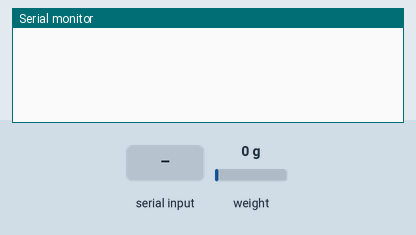
The sketch below on a simulated ESP8266 (NodeMCU). Shown: the last lines printed to the serial monitor. The inputs (shaded band) are chosen by the test bench; at power-on: weight on the scale 0 g.

Above: at 3.6 s.
3.7 s: "T\n" received over Serial
At 3.83 s:
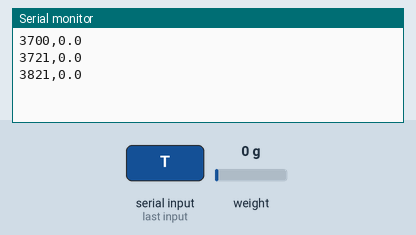
5.2 s: weight on the scale set to 100 g
At 5.23 s:
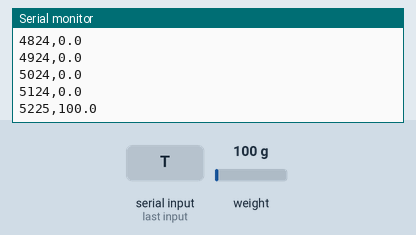
6.7 s: weight on the scale set to 1250 g
At 6.73 s:
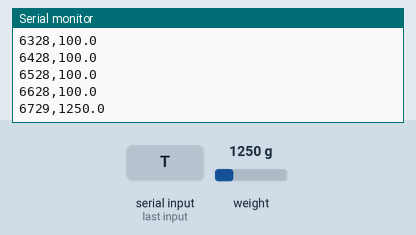
Timing chart, 0 to 9.7 s (numbered marks = the images above; inputs shaded):
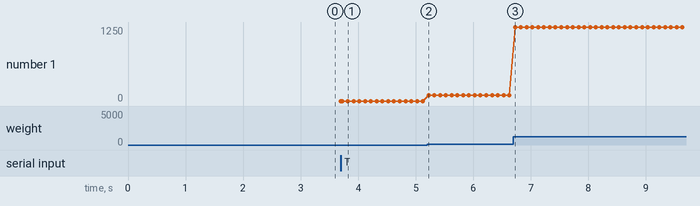

The sketch:

Uroflowmeter_code_for_GUI.ino
```cpp
#include <HX711_ADC.h>
#if defined(ESP8266) || defined(ESP32) || defined(AVR)
  #include <EEPROM.h>
#endif

const int HX711_dout = 2;
const int HX711_sck  = 3;

HX711_ADC LoadCell(HX711_dout, HX711_sck);

const float calibrationValue = 600.59;

boolean tareDone   = false;
boolean measuring  = false;
float   prevVolume = 0;

void setup() {
  Serial.begin(9600);
  delay(10);

  LoadCell.begin();

  unsigned long stabilizingtime = 2000;
  boolean _tare = false;
  LoadCell.start(stabilizingtime, _tare);

  if (LoadCell.getTareTimeoutFlag()) {
    while (1) { Serial.println("0.0"); delay(500); }
  }

  LoadCell.setCalFactor(calibrationValue);
}

void loop() {

  static boolean newDataReady = false;
  if (LoadCell.update()) newDataReady = true;

  if (Serial.available() > 0 && !tareDone) {
    String incoming = Serial.readStringUntil('\n');
    incoming.trim();
    if (incoming.length() > 0 && incoming[0] == 'T') {
      LoadCell.tareNoDelay();
      tareDone = true;
    }
  }

  if (tareDone && !measuring && LoadCell.getTareStatus()) {
    measuring  = true;
    prevVolume = 0;
    LoadCell.update();
  }

  if (newDataReady && measuring) {
    float volume = abs(LoadCell.getData());
    unsigned long current_ms = millis();
    Serial.print(current_ms);
    Serial.print(",");
    Serial.println(volume, 1);

    prevVolume   = volume;
    newDataReady = false;
    delay(5);
  }
}
```

Measured:
- after the input at 3.7 s, the serial monitor: prints a new line at once (image 1)
- after the input at 5.2 s, the serial monitor: prints a new line at once (image 2)
- plotted number 1: 0 → 100 after the input at 5.2 s
